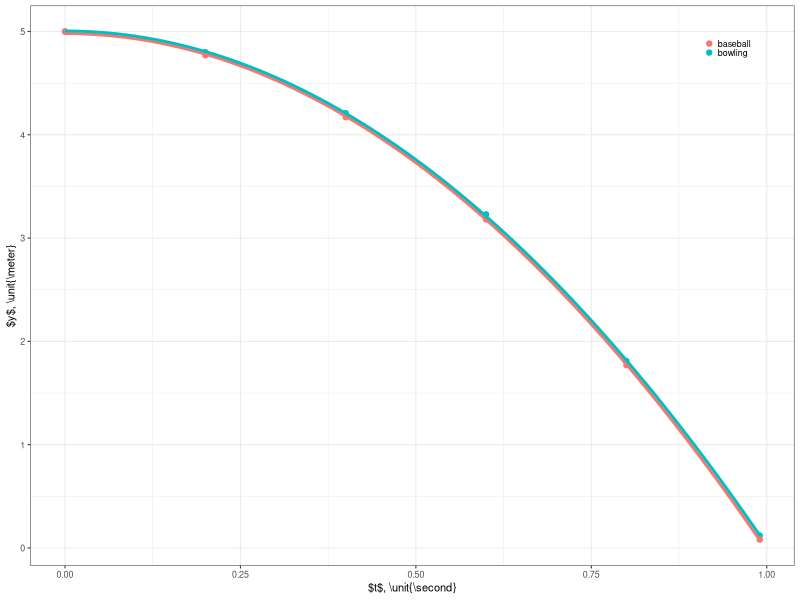
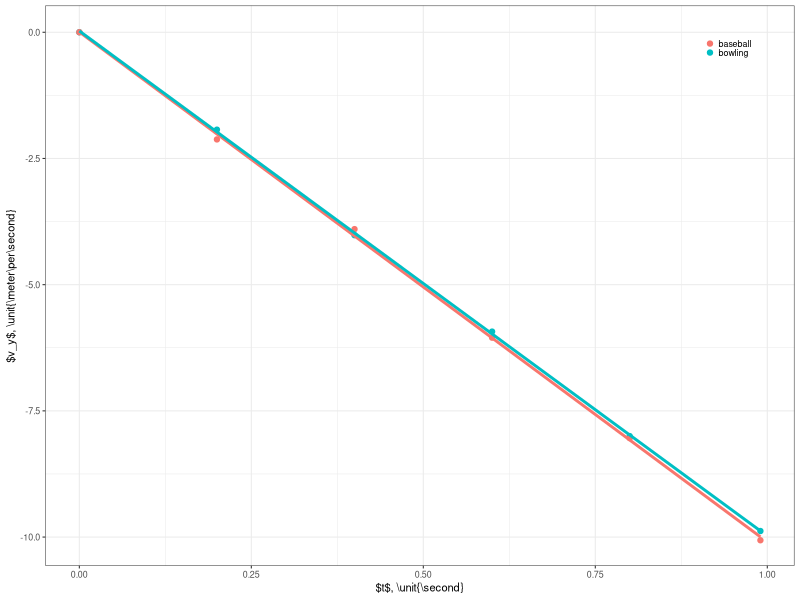

Reproduce these figures in R, in order.
library(ggplot2)
library(dplyr)

raw <- read.csv('position.csv',header=TRUE)
data <- tibble(raw)


# make figure 1
ypred <- function(t){
  -0.5*9.81*t^2+5
}
fig1 <- ggplot(data,aes(x=t_s,y=y_m,color=type)) +
    geom_point()+
    geom_smooth(method="lm",formula=y~I(x^2),se=FALSE)+
    xlab('$t$, \\unit{\\second}')+
    ylab('$y$, \\unit{\\meter}')+
    theme_bw(base_size=8)+
    theme(legend.position="inside",
	legend.position.inside=c(0.95,0.95),
	legend.justification.inside=c("right","top"),
	legend.key.size=unit(4,"pt"),
	legend.title=element_blank())
ggsave('fig1.svg',plot=fig1,width=3.4167,height=2,units='in')



# make figure 2
vdata <- tibble(read.csv('velocity.csv',header=TRUE))
vpred <- function(t){
  -9.81*t
}
fig2 <- ggplot(vdata,aes(x=t_s,y=v_ms,color=type)) +
    geom_point()+
    geom_smooth(method="lm",formula=y~x,se=FALSE)+
    xlab('$t$, \\unit{\\second}')+
    ylab('$v_y$, \\unit{\\meter\\per\\second}')+
    theme_bw(base_size=8)+
    theme(legend.position="inside",
	legend.position.inside=c(0.95,0.95),
	legend.justification.inside=c("right","top"),
	legend.key.size=unit(4,"pt"),
	legend.title=element_blank())
ggsave('fig2.svg',plot=fig2,width=3.4167,height=2,units='in')


# estimate g from velocity data
model1 <- lm(v_ms~t_s+0,vdata)
model2 <- lm(v_ms~t_s,vdata)
print(anova(model1,model2))
print(model2)
print(summary(model2))


# ttest on times
tdata <- tibble(read.csv('times.csv',header=TRUE))
print(t.test(t_s~type,tdata))


    
